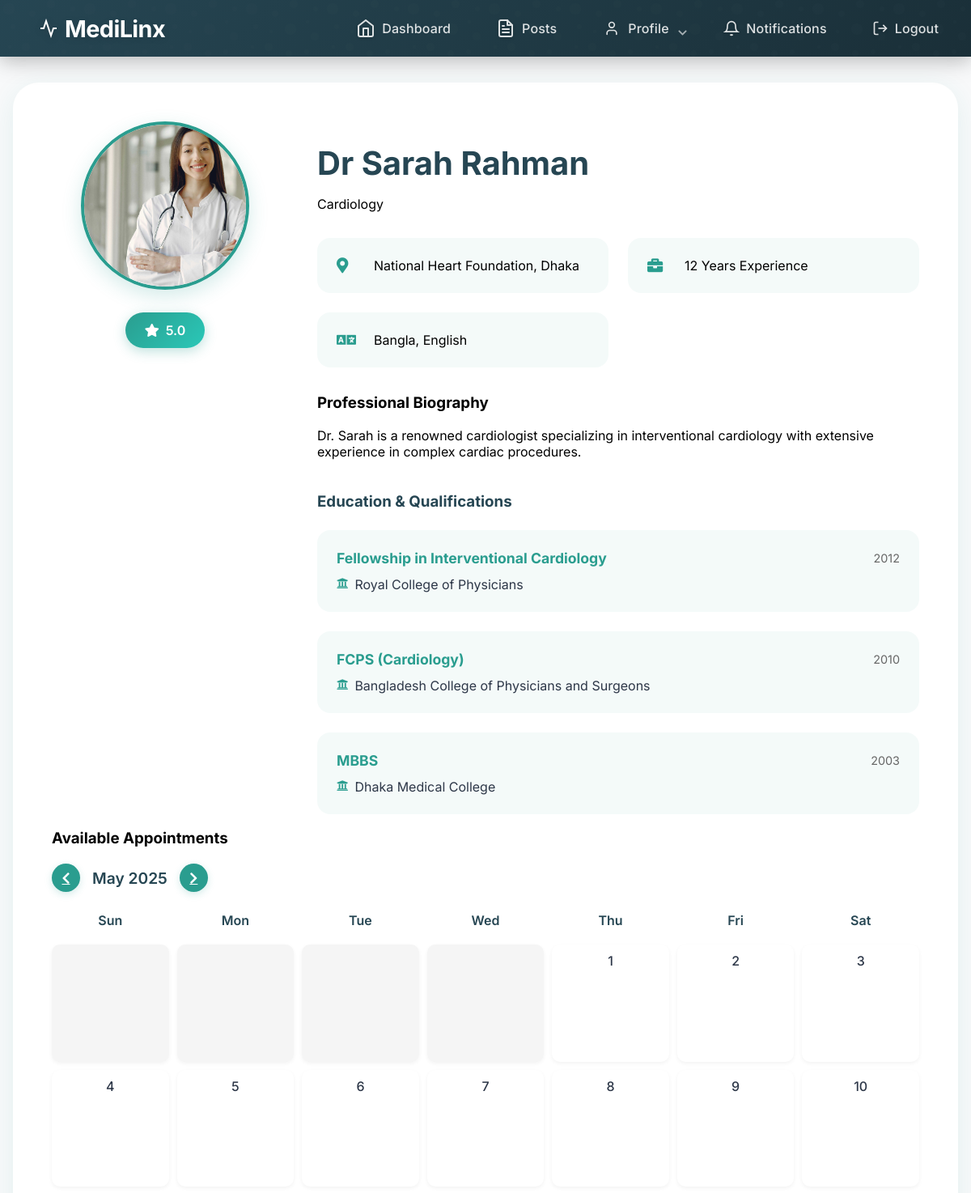
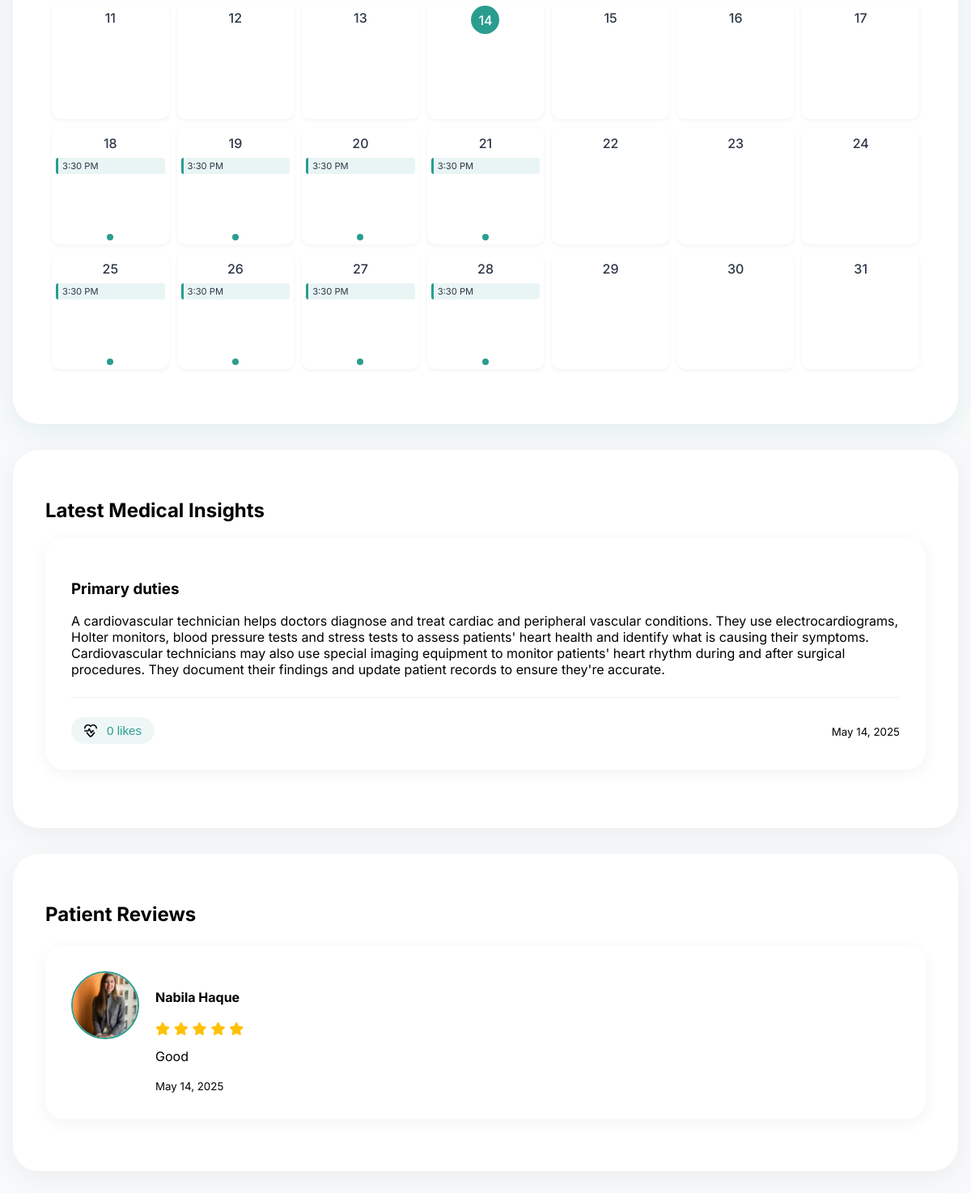
The app's page /doctor-profile.php?id=1 (signed in) with its own data (2 pictures, top to bottom).
### tables this page shows
CREATE TABLE `users` (
  `id` int(11) NOT NULL,
  `role` enum('patient','doctor','admin') NOT NULL,
  `username` varchar(50) NOT NULL,
  `email` varchar(100) NOT NULL,
  `password` varchar(255) NOT NULL,
  `phone` varchar(20) DEFAULT NULL,
  `date_of_birth` date DEFAULT NULL,
  `gender` enum('Male','Female','Other') DEFAULT NULL,
  `address` varchar(255) DEFAULT NULL,
  `medical_history` text DEFAULT NULL,
  `specialty` varchar(100) DEFAULT NULL,
  `medical_license_number` varchar(100) DEFAULT NULL,
  `work_address` varchar(255) DEFAULT NULL,
  `consultation_hours` text DEFAULT NULL,
  `profile_image` varchar(255) DEFAULT NULL,
  `email_verified_at` timestamp NULL DEFAULT NULL,
  `email_verification_pin` char(6) DEFAULT NULL,
  `email_verification_pin_expiry` datetime DEFAULT NULL,
  `created_at` timestamp NOT NULL DEFAULT current_timestamp(),
  `degrees_and_certifications` varchar(400) DEFAULT NULL,
  `years_of_experience` int(11) DEFAULT NULL,
  `available_consultation_hours` varchar(500) DEFAULT NULL,
  `languages_spoken` varchar(255) DEFAULT NULL,
  `professional_biography` varchar(1000) DEFAULT NULL
);

CREATE TABLE `degrees` (
  `id` int(11) NOT NULL,
  `doctor_id` int(11) NOT NULL,
  `degree_name` varchar(255) NOT NULL,
  `institution` varchar(255) NOT NULL,
  `passing_year` year(4) NOT NULL
);

CREATE TABLE `time_slots` (
  `id` int(11) NOT NULL,
  `doctor_id` int(11) NOT NULL,
  `start_time` datetime NOT NULL,
  `end_time` datetime NOT NULL,
  `location` varchar(255) NOT NULL,
  `status` enum('available','booked','cancelled') DEFAULT 'available',
  `capacity` int(11) DEFAULT 20,
  `booked_count` int(11) DEFAULT 0,
  `slot_duration` int(11) DEFAULT 30 COMMENT 'Duration of each appointment slot in minutes'
);

CREATE TABLE `posts` (
  `id` int(11) NOT NULL,
  `doctor_id` int(11) NOT NULL,
  `title` varchar(255) NOT NULL,
  `content` text NOT NULL,
  `image` varchar(255) DEFAULT NULL,
  `created_at` timestamp NOT NULL DEFAULT current_timestamp(),
  `updated_at` timestamp NOT NULL DEFAULT current_timestamp() ON UPDATE current_timestamp()
);

CREATE TABLE `reviews` (
  `id` int(11) NOT NULL,
  `doctor_id` int(11) NOT NULL,
  `patient_id` int(11) NOT NULL,
  `rating` decimal(2,1) NOT NULL,
  `comment` text DEFAULT NULL,
  `created_at` timestamp NOT NULL DEFAULT current_timestamp()
);

### doctor-profile.php (the view, shortened to what the rows shown need)
<?php
$conn = connectDB();
$doctor_id = isset($_GET['id']) ? (int)$_GET['id'] : 0;
$stmt = $conn->prepare("SELECT * FROM users WHERE id = ? AND role = 'doctor'");
$stmt->bind_param("i", $doctor_id);
$stmt->execute();
$result = $stmt->get_result();
$doctor = $result->fetch_assoc();
$degree_stmt = $conn->prepare("SELECT * FROM degrees WHERE doctor_id = ? ORDER BY passing_year DESC");
$degree_stmt->bind_param("i", $doctor_id);
$degree_stmt->execute();
$degrees = $degree_stmt->get_result()->fetch_all(MYSQLI_ASSOC);
$stmt = $conn->prepare("SELECT posts.*,
    (SELECT COUNT(*) FROM post_likes WHERE post_id = posts.id) as like_count,
    EXISTS(SELECT 1 FROM post_likes WHERE post_id = posts.id AND user_id = ?) as user_liked
    FROM posts
    WHERE posts.doctor_id = ?
    ORDER BY posts.created_at DESC");
$stmt->bind_param("ii", $_SESSION['user_id'], $doctor_id);
$stmt->execute();
$posts = $stmt->get_result()->fetch_all(MYSQLI_ASSOC);
$stmt = $conn->prepare("SELECT r.*, u.username, u.profile_image
                       FROM reviews r
                       JOIN users u ON r.patient_id = u.id
                       WHERE r.doctor_id = ?
                       ORDER BY r.created_at DESC");
$stmt->bind_param("i", $doctor_id);
$stmt->execute();
$reviews = $stmt->get_result()->fetch_all(MYSQLI_ASSOC);
$rating_stmt = $conn->prepare("SELECT AVG(rating) as avg_rating FROM reviews WHERE doctor_id = ?");
$rating_stmt->bind_param("i", $doctor_id);
$rating_stmt->execute();
$avg_rating = $rating_stmt->get_result()->fetch_assoc()['avg_rating'] ?? 0;
?>
<!DOCTYPE html>
<html lang="en">
<head>
    <link rel="stylesheet" href="https://cdnjs.cloudflare.com/ajax/libs/font-awesome/6.0.0/css/all.min.css">
</head>
<body>
    <?php include 'navbar.php'; ?>
    <div class="container">
        <div class="profile-header">
            <div class="doctor-profile">
                <div class="profile-sidebar">
                    <img src="<?= htmlspecialchars($doctor['profile_image'] ?: 'uploads/default_profile.png') ?>"
                        class="profile-image"
                        alt="<?= htmlspecialchars($doctor['username']) ?>"
                        onerror="this.src='uploads/default_profile.png'">
                    <div class="rating-badge">
                        <i class="fas fa-star"></i>
                        <?= number_format($avg_rating, 1) ?>
                    </div>
                </div>
                <div class="profile-info">
                    <h1><?= htmlspecialchars($doctor['username']) ?></h1>
                    <p class="text-primary"><?= htmlspecialchars($doctor['specialty']) ?></p>
                    <div class="doctor-details">
                        <div class="detail-item">
                            <i class="fas fa-map-marker-alt"></i>
                            <?= htmlspecialchars($doctor['work_address']) ?>
                        </div>
                        <div class="detail-item">
                            <i class="fas fa-briefcase"></i>
                            <?= $doctor['years_of_experience'] ?> Years Experience
                        </div>
                        <?php if (!empty($doctor['languages_spoken'])): ?>
                            <div class="detail-item">
                                <i class="fas fa-language"></i>
                                <?= htmlspecialchars(str_replace(',', ', ', $doctor['languages_spoken'])) ?>
                            </div>
                        <?php endif; ?>
                    </div>
                    <div class="bio-section">
                        <h3>Professional Biography</h3>
                        <p><?= nl2br(htmlspecialchars($doctor['professional_biography'])) ?></p>
                    </div>
                    <div class="education-section">
                        <h3>Education & Qualifications</h3>
                        <?php if (!empty($degrees)): ?>
                            <div class="degrees-list">
                                <?php foreach ($degrees as $degree): ?>
                                    <div class="degree-item">
                                        <div class="degree-header">
                                            <h4><?= htmlspecialchars($degree['degree_name']) ?></h4>
                                            <span class="year"><?= htmlspecialchars($degree['passing_year']) ?></span>
                                        </div>
                                        <div class="institution">
                                            <i class="fas fa-university"></i>
                                            <?= htmlspecialchars($degree['institution']) ?>
                                        </div>
                                    </div>
                                <?php endforeach; ?>
                            </div>
                        <?php else: ?>
                            <p class="no-degrees">No educational information available</p>
                        <?php endif; ?>
                    </div>
                </div>
            </div>
            <div class="availability-section">
                <?php
                $month = isset($_GET['month']) ? intval($_GET['month']) : intval(date('m'));
                $year = isset($_GET['year']) ? intval($_GET['year']) : intval(date('Y'));
                $first_day = mktime(0, 0, 0, $month, 1, $year);
                $last_day = mktime(0, 0, 0, $month + 1, 0, $year);
                $days_in_month = date('t', $first_day);
                $slots_by_day = [];
                $start_date = date('Y-m-d', $first_day);
                $end_date = date('Y-m-d', $last_day);
                $patient_id = $_SESSION['user_id'];
                $conn = connectDB();
                if ($_SESSION['role'] === 'patient') {
                    $slot_stmt = $conn->prepare("
                        SELECT ts.id, ts.doctor_id, ts.start_time, ts.end_time, ts.status, ts.location, ts.capacity, ts.booked_count
                        FROM time_slots ts
                        WHERE ts.doctor_id = ?
                        AND ts.start_time BETWEEN ? AND ?
                        AND ts.status = 'available'
                        AND (ts.capacity IS NULL OR ts.booked_count < ts.capacity)
                        AND NOT EXISTS (
                            SELECT 1 FROM appointments a
                            WHERE a.slot_id = ts.id AND a.patient_id = ?
                        )
                        ORDER BY ts.start_time ASC
                    ");
                    $start_datetime = $start_date . " 00:00:00";
                    $end_datetime = $end_date . " 23:59:59";
                    $slot_stmt->bind_param("issi", $doctor_id, $start_datetime, $end_datetime, $patient_id);
                } else {
                    $slot_stmt = $conn->prepare("
                        SELECT id, doctor_id, start_time, end_time, status, location, capacity, booked_count
                        FROM time_slots
                        WHERE doctor_id = ?
                        AND start_time BETWEEN ? AND ?
                        AND status = 'available'
                        AND (capacity IS NULL OR booked_count < capacity)
                        ORDER BY start_time ASC
                    ");
                    $start_datetime = $start_date . " 00:00:00";
                    $end_datetime = $end_date . " 23:59:59";
                    $slot_stmt->bind_param("iss", $doctor_id, $start_datetime, $end_datetime);
                }
                $slot_stmt->execute();
                $slot_result = $slot_stmt->get_result();
                while ($slot = $slot_result->fetch_assoc()) {
                    $day = date('j', strtotime($slot['start_time']));
                    if (!isset($slots_by_day[$day])) {
                        $slots_by_day[$day] = [];
                    }
                    $slots_by_day[$day][] = $slot;
                }
                $today = date('j');
                $current_month = date('m');
                $current_year = date('Y');
                ?>
                <div class="calendar-container">
                    <div class="calendar-grid">
                        <?php for ($day = 1; $day <= $days_in_month; $day++):
                            $is_today = ($day == $today && $month == $current_month && $year == $current_year);
                            $has_events = isset($slots_by_day[$day]) && !empty($slots_by_day[$day]);
                            $day_class = $is_today ? 'calendar-day today' : 'calendar-day';
                            $day_class .= $has_events ? ' has-events' : '';
                        ?>
                            <div class="<?= $day_class ?>" onclick="showDayEvents(<?= $day ?>, '<?= date('F j, Y', mktime(0, 0, 0, $month, $day, $year)) ?>')">
                                <div class="day-number"><?= $day ?></div>
                                <?php if ($has_events): ?>
                                    <div class="day-events">
                                        <?php foreach (array_slice($slots_by_day[$day], 0, 2) as $slot): ?>
                                            <div class="event"><?= date('g:i A', strtotime($slot['start_time'])) ?></div>
                                        <?php endforeach; ?>
                                    </div>
                                <?php endif; ?>
                            </div>
                        <?php endfor; ?>
                    </div>
                </div>
            </div>
        </div>
        <?php if (!empty($posts)): ?>
            <div class="section-card">
                <h2>Latest Medical Insights</h2>
                <?php foreach ($posts as $post): ?>
                    <div class="post-card">
                        <h3><?= htmlspecialchars($post['title']) ?></h3>
                        <p><?= nl2br(htmlspecialchars($post['content'])) ?></p>
                        <div class="post-footer">
                            <form method="POST" style="display: inline;">
                                <button type="submit" class="like-button <?= $post['user_liked'] ? 'liked' : '' ?>">
                                    <svg fill="<?php echo $post['user_liked'] ? 'currentColor' : '#000000'; ?>" version="1.1" id="Layer_1" xmlns="http://www.w3.org/2000/svg" xmlns:xlink="http://www.w3.org/1999/xlink"
                                        width="16px" height="16px" viewBox="0 0 20 20" enable-background="new 0 0 20 20" xml:space="preserve">
                                        <path d="M19,7c-0.6,0-1-0.4-1-1c0-2.2-1.8-4-4-4c-1.3,0-2.4,0.6-3.2,1.6c-0.4,0.5-1.2,0.5-1.6,0C8.4,2.6,7.3,2,6,2C3.8,2,2,3.8,2,6
        c0,0.6-0.4,1-1,1S0,6.6,0,6c0-3.3,2.7-6,6-6c1.5,0,2.9,0.6,4,1.5c1.1-1,2.5-1.5,4-1.5c3.3,0,6,2.7,6,6C20,6.6,19.6,7,19,7z" />
                                        <path d="M9.3,19.7c-0.1-0.1-3.2-2.8-5.7-6.1c-0.3-0.4-0.3-1.1,0.2-1.4c0.4-0.3,1.1-0.3,1.4,0.2c1.8,2.3,3.8,4.3,4.8,5.3
        c1-1,3.1-3,4.9-5.3c0.3-0.4,1-0.5,1.4-0.2c0.4,0.3,0.5,1,0.2,1.4c-2.6,3.3-5.6,6-5.8,6.1C10.3,20.1,9.7,20.1,9.3,19.7z" />
                                        <path d="M11,14C11,14,11,14,11,14c-0.4,0-0.7-0.2-0.9-0.6L7.9,9l-1,1.6C6.6,10.8,6.3,11,6,11H1c-0.6,0-1-0.4-1-1s0.4-1,1-1h4.5
        l1.7-2.6C7.4,6.1,7.7,6,8.1,6c0.4,0,0.7,0.2,0.8,0.6l2.2,4.5l1-1.6C12.4,9.2,12.7,9,13,9h6c0.6,0,1,0.4,1,1s-0.4-1,1-1h-5.5
        l-1.7,2.6C11.6,13.8,11.3,14,11,14z" />
                                    </svg>
                                    <?= $post['like_count'] ?> likes
                                </button>
                            </form>
                            <div class="post-meta">
                                <small><?= date('M j, Y', strtotime($post['created_at'])) ?></small>
                            </div>
                        </div>
                    </div>
                <?php endforeach; ?>
            </div>
        <?php endif; ?>
        <div class="section-card">
            <h2>Patient Reviews</h2>
            <?php if (!empty($reviews)): ?>
                <?php foreach ($reviews as $review): ?>
                    <div class="review-card">
                        <img src="<?= htmlspecialchars($review['profile_image'] ?: 'uploads/default_profile.png') ?>"
                            class="review-user"
                            alt="<?= htmlspecialchars($review['username']) ?>"
                            onerror="this.src='uploads/default_profile.png'">
                        <div>
                            <h4><?= htmlspecialchars($review['username']) ?></h4>
                            <div class="star-rating">
                                <?php
                                $fullStars = floor($review['rating']);
                                $halfStar = ($review['rating'] - $fullStars) >= 0.5;
                                for ($i = 0; $i < 5; $i++):
                                ?>
                                    <?php if ($i < $fullStars): ?>
                                        <i class="fas fa-star"></i>
                                    <?php elseif ($halfStar && $i === $fullStars): ?>
                                        <i class="fas fa-star-half-alt"></i>
                                    <?php else: ?>
                                        <i class="far fa-star"></i>
                                    <?php endif; ?>
                                <?php endfor; ?>
                            </div>
                            <p><?= nl2br(htmlspecialchars($review['comment'])) ?></p>
                            <small><?= date('M j, Y', strtotime($review['created_at'])) ?></small>
                        </div>
                    </div>
                <?php endforeach; ?>
            <?php endif; ?>
        </div>
    </div>
</body>
</html>

### records on screen
users: profile_image (picture), username "Dr Sarah Rahman", specialty "Cardiology", work_address "National Heart Foundation, Dhaka", years_of_experience "12", languages_spoken "Bangla, English", professional_biography "Dr. Sarah is a renowned cardiologist specializing in interventional cardiology with extensive experience in complex cardiac procedures."
degrees: degree_name "Fellowship in Interventional Cardiology", passing_year "2012", institution "Royal College of Physicians"
degrees: degree_name "FCPS (Cardiology)", passing_year "2010", institution "Bangladesh College of Physicians and Surgeons"
degrees: degree_name "MBBS", passing_year "2003", institution "Dhaka Medical College"
time_slots: start_time "3:30 PM"
time_slots: start_time "3:30 PM"
time_slots: start_time "3:30 PM"
time_slots: start_time "3:30 PM"
time_slots: start_time "3:30 PM"
time_slots: start_time "3:30 PM"
time_slots: start_time "3:30 PM"
time_slots: start_time "3:30 PM"
posts: title "Primary duties", content "A cardiovascular technician helps doctors diagnose and treat cardiac and peripheral vascular conditions. They use electrocardiograms, Holter monitors, blood pressure tests and stress tests to assess patients' heart health and identify what is causing their symptoms. Cardiovascular technicians may also use special imaging equipment to monitor patients' heart rhythm during and after surgical procedures. They document their findings and update patient records to ensure they're accurate.", like_count "0", created_at "May 14, 2025"
reviews: patient.profile_image (picture), patient.username "Nabila Haque", rating 5 (drawn), comment "Good", created_at "May 14, 2025"

### other values on screen
$avg_rating "5.0"
date('F Y', $first_day) "May 2025"
